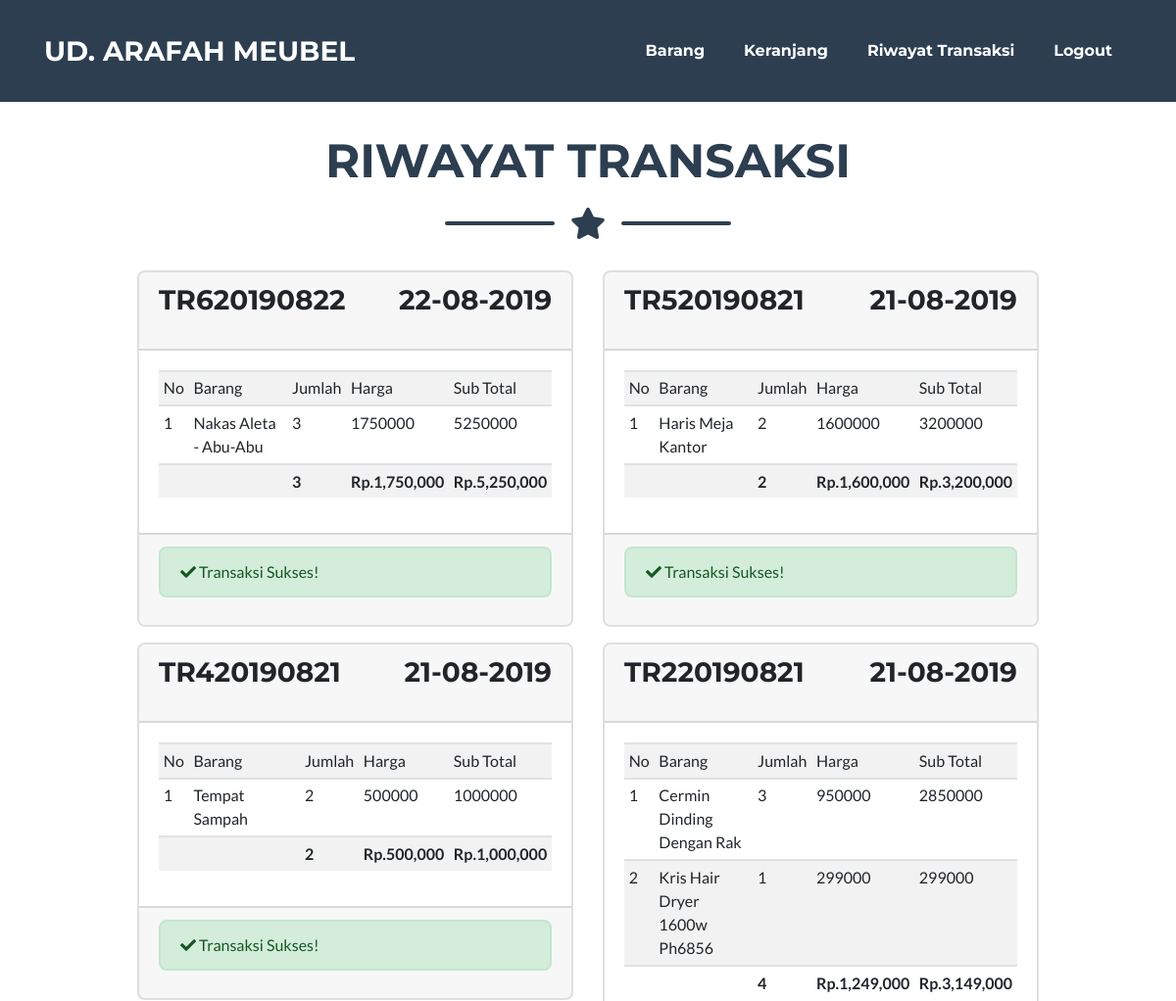
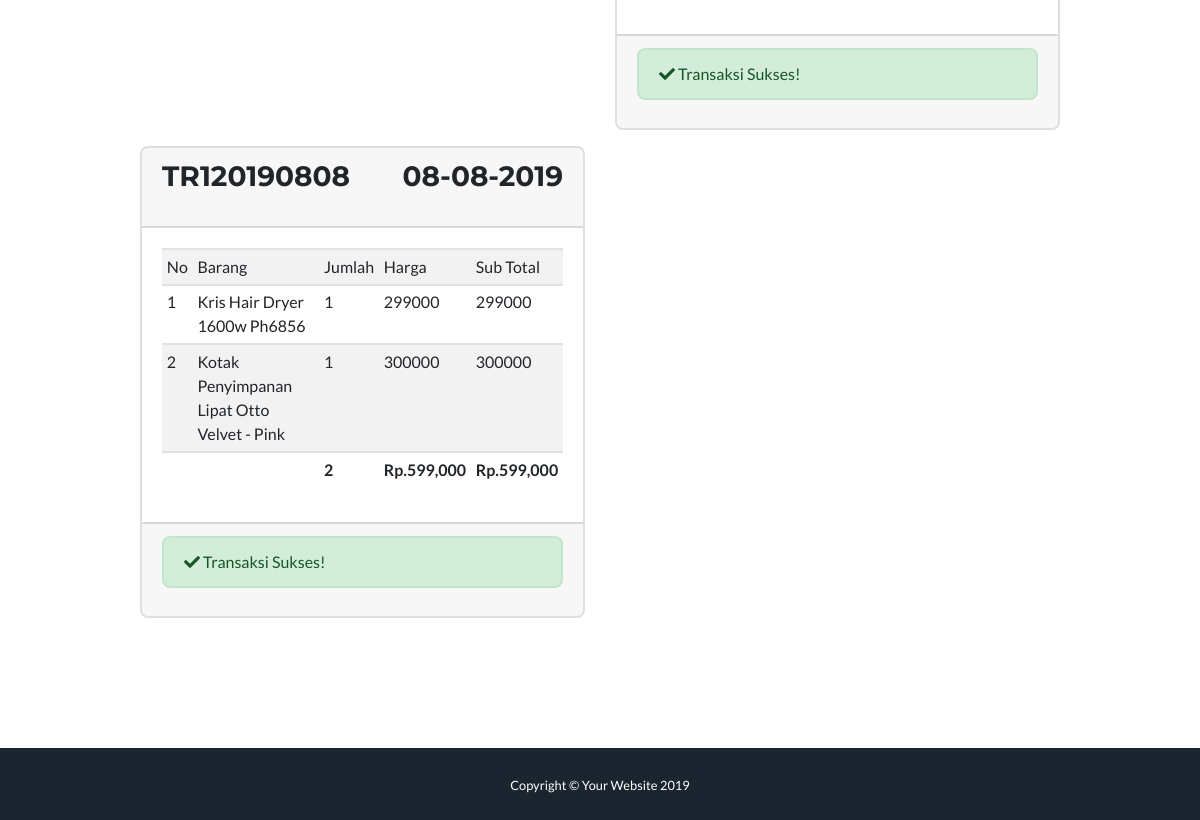
Page /pel/index2.php?page=transaksi (signed in) on the committed database (2 pictures, top to bottom).
### tables this page shows
CREATE TABLE IF NOT EXISTS `tbpenjualan` (
  `id` int(10) NOT NULL,
  `tanggal` varchar(100) NOT NULL,
  `lama` varchar(2) NOT NULL,
  `idp` varchar(10) NOT NULL,
  `uang_muka` char(15) NOT NULL,
  `bunga` char(15) NOT NULL,
  `besar_bunga` char(20) NOT NULL,
  `tot_kotor` char(15) NOT NULL,
  `angsuran` char(15) NOT NULL,
  `tot_bersih` char(15) NOT NULL,
  `jenis_pembayaran` char(1) NOT NULL,
  `bukti_pembayaran` varchar(100) NOT NULL,
  `status` varchar(5) NOT NULL
);

CREATE TABLE IF NOT EXISTS `tbdetailpenjualan` (
  `id` int(10) NOT NULL,
  `id_penjualan` varchar(10) NOT NULL,
  `id_produk` varchar(10) NOT NULL,
  `banyak` varchar(10) NOT NULL,
  `harga_jual` varchar(10) NOT NULL,
  `total` varchar(10) NOT NULL
);

CREATE TABLE IF NOT EXISTS `tbproduk` (
  `id` int(10) NOT NULL,
  `id_kategori` varchar(10) NOT NULL,
  `nama_barang` text NOT NULL,
  `harga` varchar(10) NOT NULL,
  `stok` char(10) NOT NULL,
  `deskripsi` text NOT NULL,
  `tanggal` varchar(50) NOT NULL,
  `img` varchar(50) NOT NULL
);

### pel/laman/riwayat.php (the view)
<div class="col-md-10 offset-md-1">
	<div class="row">
		<?php
		$sql = mysql_query("SELECT * FROM tbpenjualan WHERE idp='$idp' AND status='y' ORDER BY id DESC");
		$r = mysql_num_rows($sql);
		if($r){
			while($d = mysql_fetch_array($sql)){?>
			<div class="col-md-6 mb-3">
				<div class="card">
					<div class="card-header">
						<div class="card-title">
							<div class="float-left">
								<h3>TR<?= $d['id'].date('Ymd', strtotime($d['tanggal']));?></h3>
							</div>
							<div class="float-right">
								<h3><?= date('d-m-Y', strtotime($d['tanggal']));?></h3>
							</div>
							<div class="clearfix"></div>
						</div>
					</div>
					<div class="card-body">
						<table class="table table-hover table-striped table-sm">
							<tr>
								<td>No</td>
								<td>Barang</td>
								<td>Jumlah</td>
								<td>Harga</td>
								<td>Sub Total</td>
							</tr>
							<?php
							$sqli = mysql_query("SELECT * FROM tbpenjualan a, tbdetailpenjualan b, tbproduk c WHERE a.id=b.id_penjualan AND a.id='$d[id]' AND c.id=b.id_produk");
							$n = 1;
							$j = 0;
							$h = 0;
							$t = 0;
							while($dt = mysql_fetch_array($sqli)){
								$j += $dt['banyak'];
								$h += $dt['harga'];
								$t += $dt['banyak']*$dt['harga'];
							?>
							<tr>
								<td><?= $n++;?></td>
								<td class="text-capitalize"><?= $dt['nama_barang'];?></td>
								<td><?= $dt['banyak'];?></td>
								<td><?= $dt['harga'];?></td>
								<td><?= $dt['total'];?></td>
							</tr>
						<?php } ?>
							<tr>
								<td colspan="2"></td>
								<td class="font-weight-bold"><?= $j;?></td>
								<td class="font-weight-bold">Rp.<?= number_format($h);?></td>
								<td class="font-weight-bold">Rp.<?= number_format($t);?></td>
							</tr>
						</table>
					</div>
					<div class="card-footer">
						<div class="alert alert-success"><i class="fa fa-check"></i> Transaksi Sukses!</div>
					</div>
				</div>
			</div>
			<?php } } else {?>
				<div class="col-md-12">
					<div class="alert alert-warning"><i class="fa fa-exclamation-circle"></i> Riwayat Transaksi masih kosong</div>
				</div>
			<?php } ?>
	</div>
</div>

### rows in the picture
tbpenjualan: id "6", tanggal "20190822", tanggal "22-08-2019", j "3", h "1,750,000", t "5,250,000"
tbdetailpenjualan: id_produk.nama_barang "Nakas Aleta - Abu-Abu", banyak "3", id_produk.harga "1750000", total "5250000"
tbpenjualan: id "5", tanggal "20190821", tanggal "21-08-2019", j "2", h "1,600,000", t "3,200,000"
tbdetailpenjualan: id_produk.nama_barang "Haris Meja Kantor", banyak "2", id_produk.harga "1600000", total "3200000"
tbpenjualan: id "4", tanggal "20190821", tanggal "21-08-2019", j "2", h "500,000", t "1,000,000"
tbdetailpenjualan: id_produk.nama_barang "Tempat Sampah", banyak "2", id_produk.harga "500000", total "1000000"
tbpenjualan: id "2", tanggal "20190821", tanggal "21-08-2019", j "4", h "1,249,000", t "3,149,000"
tbdetailpenjualan: id_produk.nama_barang "Cermin Dinding Dengan Rak", banyak "3", id_produk.harga "950000", total "2850000"
tbdetailpenjualan: id_produk.nama_barang "Kris Hair Dryer 1600w Ph6856", banyak "1", id_produk.harga "299000", total "299000"
tbpenjualan: id "1", tanggal "20190808", tanggal "08-08-2019", j "2", h "599,000", t "599,000"
tbdetailpenjualan: id_produk.nama_barang "Kris Hair Dryer 1600w Ph6856", banyak "1", id_produk.harga "299000", total "299000"
tbdetailpenjualan: id_produk.nama_barang "Kotak Penyimpanan Lipat Otto Velvet - Pink", banyak "1", id_produk.harga "300000", total "300000"

### other values in the picture
$title "RIWAYAT TRANSAKSI"
